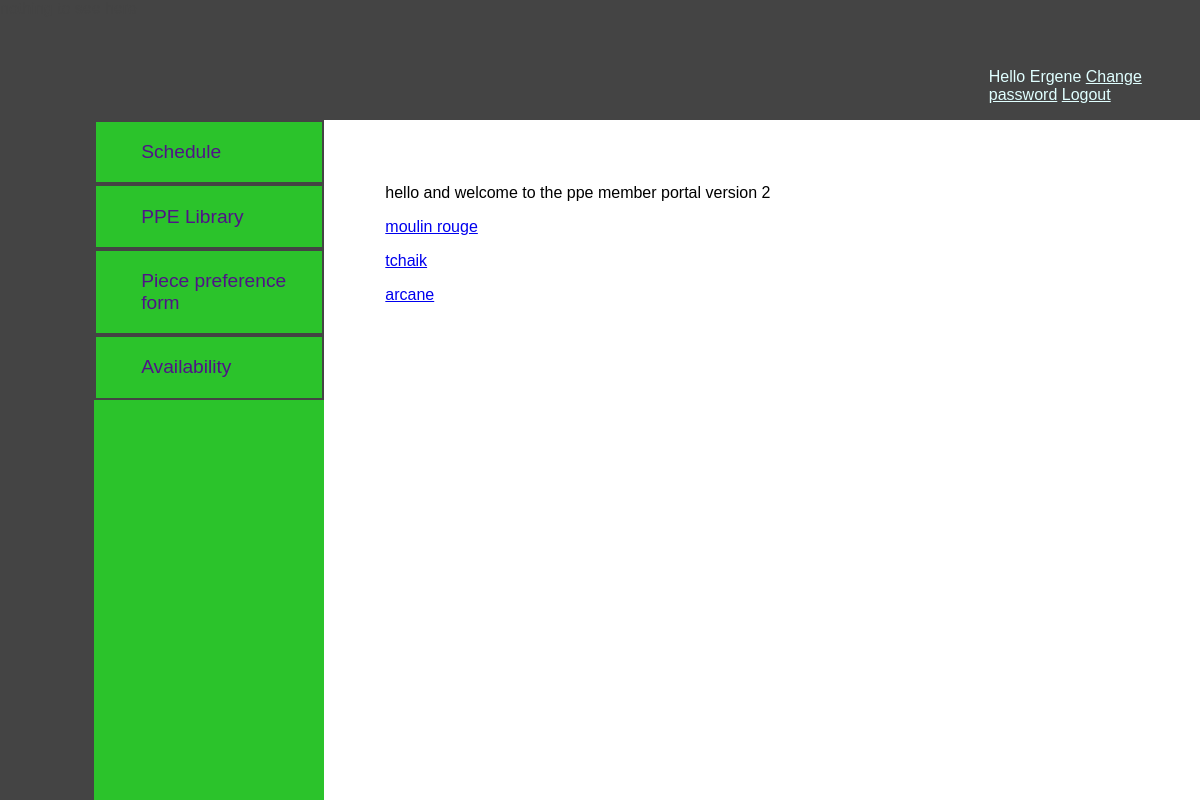
Page / (signed in) on the committed database.
### app/models.py (models this page shows, shortened)
class Piece(models.Model):
    name = models.CharField(max_length = 20)
    composer = models.CharField(max_length = 200)
    title = models.CharField(max_length = 200)
    num_pianists = models.IntegerField(default=4)
    num_pianos = models.IntegerField(default=4)
    num_hard_parts = models.IntegerField(default = 1)
    extras = models.CharField(max_length = 200, blank = True)
    length = models.IntegerField(default = 6)
    arrangers = models.ManyToManyField(User, related_name = 'arranged', blank = True)
    performers = models.ManyToManyField(User, related_name = 'playing')
    group_size = models.IntegerField(default = 0)
    performer_string = models.CharField(max_length = 1000, default = '', blank = True)
    availability = models.CharField(max_length = 1000, default = EMPTY_SCHEDULE)
    color = models.CharField(max_length = 10, default = '#ffffff')

### app/views.py (the view)
# urls.py: path('', views.index, name='index'),
def index(request):
    if not request.user.is_authenticated:
        return HttpResponseRedirect(login_url)
    template = loader.get_template('app/index.html')
    context = {
        'user': request.user,
        'pieces': request.user.playing.all(),
    }
    return HttpResponse(template.render(context, request))

### app/templates/app/index.html (shortened to what this page needs)
{% extends "app/base.html" %}
{% block content %}
<p> hello and welcome to the ppe member portal version 2 </p>
{% for piece in pieces %}<p><a href = {%url 'availability_view' piece.name %}>{{piece.name}}</a></p> {% endfor %}
{% endblock %}

### app/templates/app/base.html (shortened to what this page needs)
{% load static %}
<link rel="stylesheet" href="{% static 'app/style.css' %}">
<!DOCTYPE html>
<html lang="en-US">
  <head>
  </head>
  <body>
  <div id = 'main-block'>
  <div id = 'top'>
    <div  class = 'menu-account'><p> Hello {{user.username}}
      <a class = 'smaller-link' href ="{% url 'change_password_setup' %}">Change password</a>
      <a class = 'smaller-link' href ="{% url 'logout_action' %}">Logout</a></p>
     </div>
  </div>
    {% block menu %}
  <div id ='menu-block'>
  <div id="menu">
  <a class = 'menu-link' href ="{% url 'schedule' %}"><div  class = 'menu-element'><p>Schedule</p></div></a>
  <a class = 'menu-link' href ="{% url 'library' %}"><div  class = 'menu-element'><p>PPE Library</p></div></a>
  <a class = 'menu-link' href ="{% url 'preferences' %}"><div  class = 'menu-element'><p>Piece preference form</p></div></a>
  <a class = 'menu-link' href ="{% url 'availability' %}"><div  class = 'menu-element'><p>Availability</p></div></a>
  </div> </div>
  {% endblock %}
    <div id="content-box">
    <div id="content">
	{% block content %} this is a page {% endblock %}
    </div>
    </div>
</div>
  </body>
</html>

### app/static/app/style.css (style rules this page uses)
#main-block { font-family: Arial, Helvetica, sans-serif; }
#top { background-color: #444444; height: 15%; width: 100%; position: absolute; top: 0%; left: 0%; color: #444444; }
.menu-account { text-decoration: none; position: absolute; bottom: 0%; right: 0%; left: 78%; color: lightcyan; }
.menu-account p { margin-left: 20%; }
.menu-account a { color: lightcyan; }
#menu-block { background-color: #444444; width: 27%; position: absolute; top: 15%; left: 0%; height: 85%; }
#menu { background-color: #2bc32b; position: absolute; left: 29%; top: 0%; width: 71%; height: 100%; }
.menu-element { border-width: 2px; border-color: #444444; border-style:solid; text-decoration: none; }
.menu-element p { margin-left: 20%; font-size: 120%; text-decoration: none; }
.menu-link { text-decoration: none; color: rgb(80, 19, 136); }
#content-box { position: absolute; top: 15%; left: 27%; right: 0%; bottom: 0%; overflow: scroll; }
#content { position: absolute; top: 7%; left: 7%; width: 785px; }

### rows in the picture
Piece: name "moulin rouge"
Piece: name "tchaik"
Piece: name "arcane"

### other values in the picture
{{ user.username }} "Ergene"
